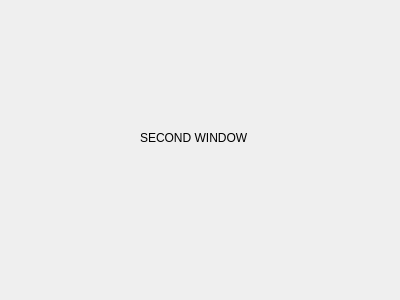
<?xml version="1.0" encoding="UTF-8"?>
<ui version="4.0">
 <class>SecondWindow</class>
 <widget class="QDialog" name="SecondWindow">
  <property name="geometry">
   <rect>
    <x>0</x>
    <y>0</y>
    <width>400</width>
    <height>300</height>
   </rect>
  </property>
  <property name="minimumSize">
   <size>
    <width>400</width>
    <height>300</height>
   </size>
  </property>
  <property name="windowTitle">
   <string>Dialog</string>
  </property>
  <widget class="QLabel" name="label">
   <property name="geometry">
    <rect>
     <x>140</x>
     <y>130</y>
     <width>111</width>
     <height>16</height>
    </rect>
   </property>
   <property name="text">
    <string>SECOND WINDOW</string>
   </property>
  </widget>
 </widget>
 <resources/>
 <connections/>
</ui>
